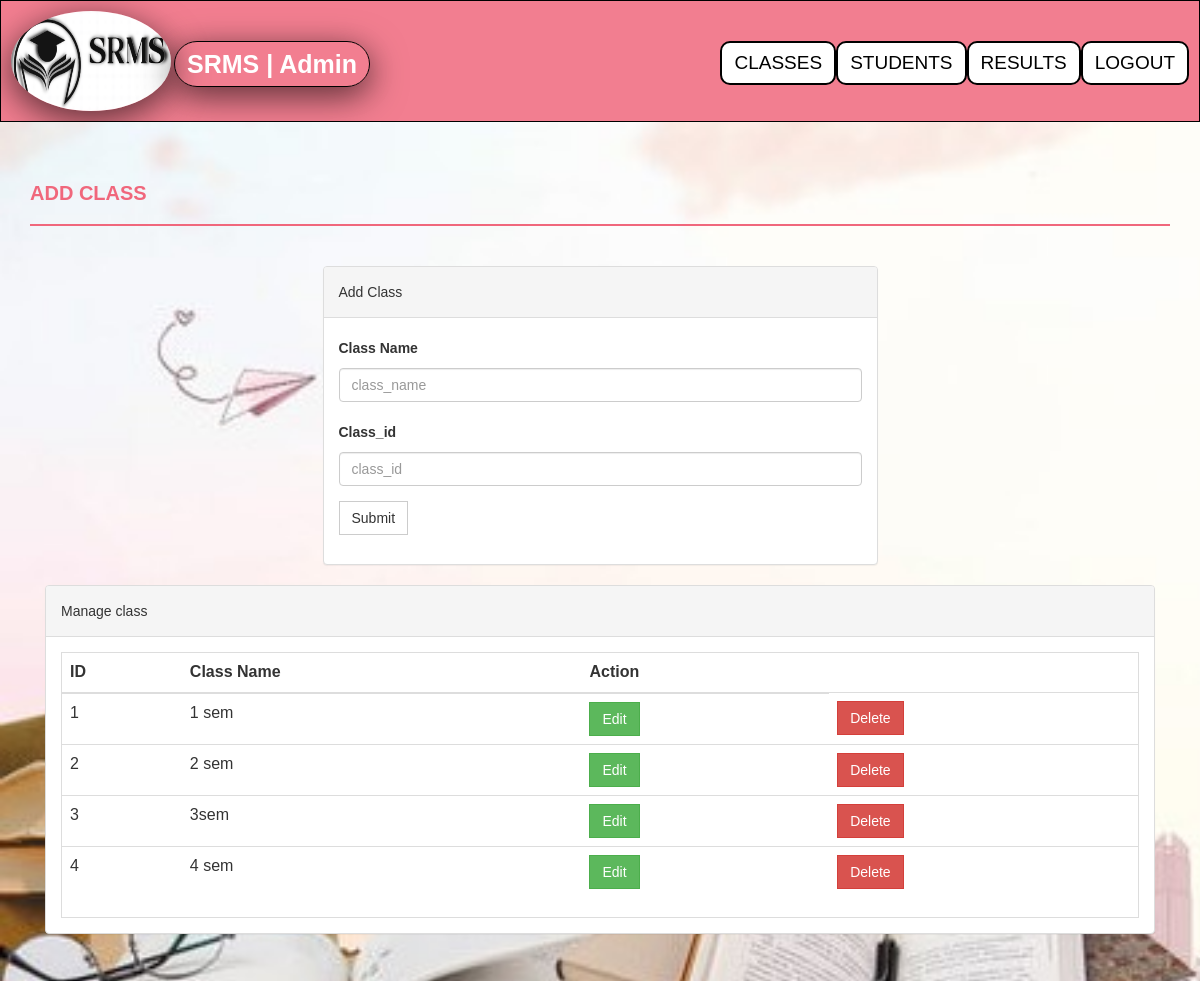
/class.php (signed in), run on the app's committed database.
### tables this page shows
CREATE TABLE `class` (
  `name` varchar(30) NOT NULL,
  `id` int(3) NOT NULL
);

### classdisplay.php (the view, shortened to what this page needs)
<?php
            include('init.php');
            $sql = "SELECT `name`, `id` FROM `class`";
            $result = mysqli_query($conn, $sql);
            if (mysqli_num_rows($result) > 0) {
                while($row = mysqli_fetch_array($result))
                  {
                  echo "<tr>";
                  echo "<td>" . $row['id'] . "</td>";
                  echo "<td>" . $row['name'] . "</td>";
					echo '<td><a class="btn btn-success" href="editclass.php?id='.$row['id'].'">Edit</a></td>';
					echo '<td><a class="btn btn-danger" href="declass.php?name='.$row['name'].'">Delete</a></td>';
                  echo "</tr>";
                  }
                echo "</table>";
            } else {
                echo "0 results";
            }
        ?>

### style.css (style rules this page uses)
body { font-family: 'Roboto', sans-serif; line-height: 30px; }
.btn { border-radius: 0px; -webkit-border-radius: 0px; -moz-border-radius: 0px; }

### class.php (style rules this page uses)
body { background:url('444.jpg'); background-size:cover; }
* { box-sizing: border-box; }
body { margin: 0; font-family: Arial, Helvetica, sans-serif; }

### data on the page
class: id "1", name "1 sem"
class: id "2", name "2 sem"
class: id "3", name "3sem"
class: id "4", name "4 sem"
